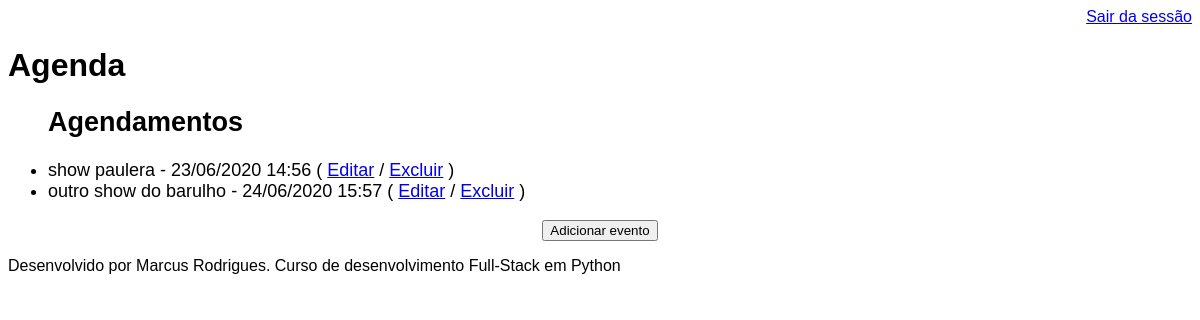
Page /agenda/ (signed in) on the earlier database version.
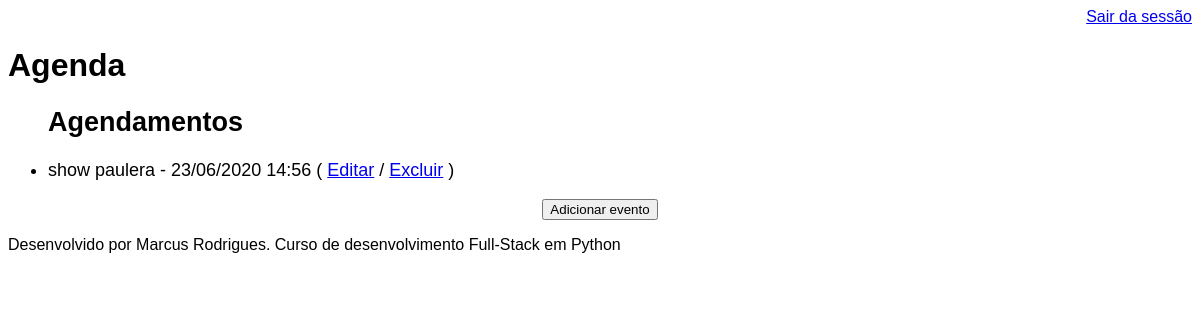
Same page on the later database version.
### core/models.py (models this page shows, shortened)
class Evento(models.Model):
    titulo = models.CharField(max_length=100)
    descricao = models.TextField(blank=True, null=True)
    data_evento = models.DateTimeField(verbose_name='Data do Evento')
    data_criacao = models.DateTimeField(auto_now=True)
    usuario = models.ForeignKey(User, on_delete=models.CASCADE)
    class Meta:
        db_table = 'evento'
    def get_data_evento(self):
        return self.data_evento.strftime('%d/%m/%Y %H:%M')
    def get_evento_atrasado(self):
        if self.data_evento < datetime.now():
            return True
        else:
            return False

### core/views.py (the view)
# urls.py: path('agenda/', views.lista_eventos),
@login_required(login_url='/login/')
def lista_eventos(request):
    usuario = request.user
    data_atual = datetime.now() - timedelta(hours=1)
    evento = Evento.objects.filter(usuario=usuario, data_evento__gt=data_atual)
    dados = {'eventos': evento}
    return render(request, 'agenda.html', dados)

### templates/agenda.html
{% extends "model_page.html" %}
{% block content %}
<div>
    <ul style="font-size: 18px;">
        <h2>Agendamentos</h2>
        {% for evento in eventos %}
        <li>
            <div style={% if evento.get_evento_atrasado %} "color:red" {% endif %}>
                {{ evento.titulo }} - {{ evento.get_data_evento }}
                (
                <a href="evento/?id={{ evento.id }}">Editar</a>
                /
                <a href="evento/delete/{{ evento.id }}">Excluir</a>
                )
            </div>
        </li>
        {% endfor %}
    </ul>
</div>
<div align="center">
    <a href="evento/">
        <button type="button">Adicionar evento</button>
    </a>
</div>
{% endblock %}

Differences in the rows shown:
removed Evento: titulo "outro show do barulho", get_data_evento "24/06/2020 15:57"
